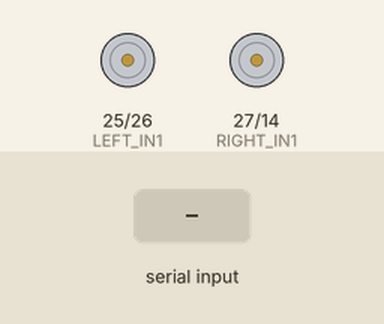
A sketch run on a simulated ESP32. Shown: motor-driver pin pairs drawn as motors (green arrow = first pin HIGH = forward, orange = second pin HIGH = backward, longer = more drive). The inputs (shaded band) are chosen by the test bench. Nothing arrives over Bluetooth unless stated.

Above: at 1.2 s.
1.3 s: "F" received over the second serial link
At 2.5 s:
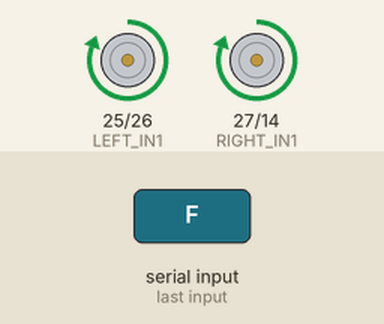
2.8 s: "B" received over the second serial link
At 3.6 s:
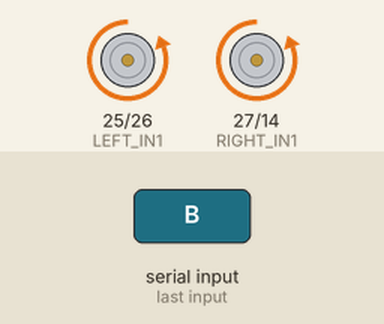
4.3 s: "L" received over the second serial link
At 4.7 s:
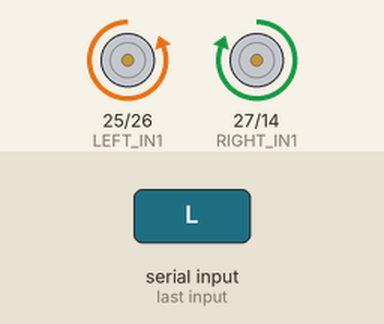
5.8 s: "R" received over the second serial link
At 7.0 s:
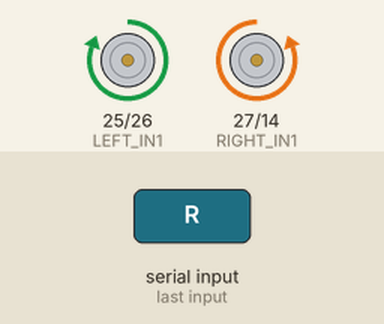
7.3 s: "S" received over the second serial link
At 8.2 s:
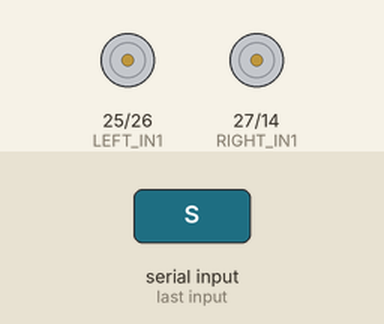
Timing chart, 0 to 9.8 s (numbered marks = the images above; inputs shaded):
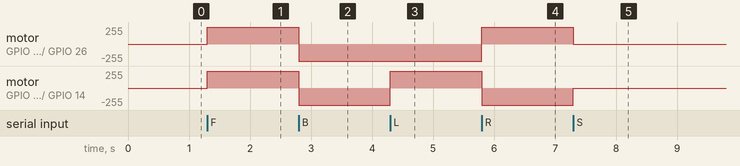

Measured:
- after the input at 1.3 s, motor on GPIO 25 (LEFT_IN1) / GPIO 26 (LEFT_IN2), motor on GPIO 27 (RIGHT_IN1) / GPIO 14 (RIGHT_IN2): stopped → forward 255/255 at once
- after the input at 2.8 s, motor on GPIO 25 (LEFT_IN1) / GPIO 26 (LEFT_IN2), motor on GPIO 27 (RIGHT_IN1) / GPIO 14 (RIGHT_IN2): forward 255/255 → backward 255/255 at once
- after the input at 4.3 s, motor on GPIO 27 (RIGHT_IN1) / GPIO 14 (RIGHT_IN2): backward 255/255 → forward 255/255 at once
- after the input at 5.8 s, motor on GPIO 25 (LEFT_IN1) / GPIO 26 (LEFT_IN2): backward 255/255 → forward 255/255 at once; motor on GPIO 27 (RIGHT_IN1) / GPIO 14 (RIGHT_IN2): forward 255/255 → backward 255/255 at once
- after the input at 7.3 s, motor on GPIO 25 (LEFT_IN1) / GPIO 26 (LEFT_IN2): forward 255/255 → stopped at once; motor on GPIO 27 (RIGHT_IN1) / GPIO 14 (RIGHT_IN2): backward 255/255 → stopped at once

The sketch:

bluetooth_robot_car.ino
```cpp
#include <BluetoothSerial.h>

BluetoothSerial SerialBT;

const int LEFT_IN1 = 25;
const int LEFT_IN2 = 26;
const int RIGHT_IN1 = 27;
const int RIGHT_IN2 = 14;

void stopRobot() {
  digitalWrite(LEFT_IN1, LOW);
  digitalWrite(LEFT_IN2, LOW);
  digitalWrite(RIGHT_IN1, LOW);
  digitalWrite(RIGHT_IN2, LOW);
}

void moveForward() {
  digitalWrite(LEFT_IN1, HIGH);
  digitalWrite(LEFT_IN2, LOW);
  digitalWrite(RIGHT_IN1, HIGH);
  digitalWrite(RIGHT_IN2, LOW);
}

void moveBackward() {
  digitalWrite(LEFT_IN1, LOW);
  digitalWrite(LEFT_IN2, HIGH);
  digitalWrite(RIGHT_IN1, LOW);
  digitalWrite(RIGHT_IN2, HIGH);
}

void turnLeft() {
  digitalWrite(LEFT_IN1, LOW);
  digitalWrite(LEFT_IN2, HIGH);
  digitalWrite(RIGHT_IN1, HIGH);
  digitalWrite(RIGHT_IN2, LOW);
}

void turnRight() {
  digitalWrite(LEFT_IN1, HIGH);
  digitalWrite(LEFT_IN2, LOW);
  digitalWrite(RIGHT_IN1, LOW);
  digitalWrite(RIGHT_IN2, HIGH);
}

void setup() {
  pinMode(LEFT_IN1, OUTPUT);
  pinMode(LEFT_IN2, OUTPUT);
  pinMode(RIGHT_IN1, OUTPUT);
  pinMode(RIGHT_IN2, OUTPUT);

  stopRobot();
  SerialBT.begin("ESP32-Robot");
}

void loop() {
  if (!SerialBT.available()) {
    return;
  }

  char command = toupper(SerialBT.read());

  if (command == 'F') {
    moveForward();
  } else if (command == 'B') {
    moveBackward();
  } else if (command == 'L') {
    turnLeft();
  } else if (command == 'R') {
    turnRight();
  } else if (command == 'S') {
    stopRobot();
  }
}
```
